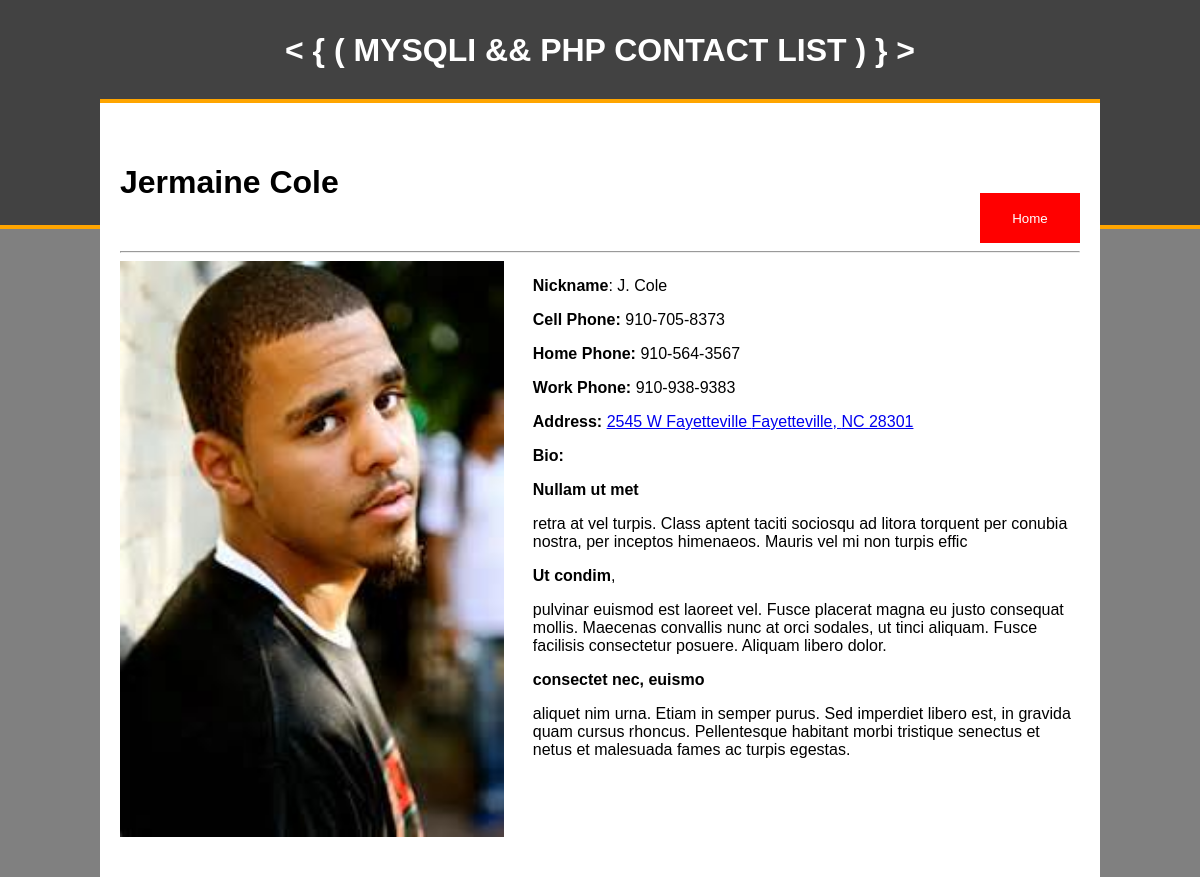
Screenshot of /phonebook_finish/contact.php?id=28 with the database file from the repository.
### tables this page shows
CREATE TABLE IF NOT EXISTS `contacts` (
  `contact_id` int(11) NOT NULL AUTO_INCREMENT,
  `contact_fname` varchar(100) NOT NULL,
  `contact_lname` varchar(100) NOT NULL,
  `contact_nickname` varchar(100) NOT NULL,
  `contact_cphone` varchar(50) NOT NULL,
  `contact_hphone` varchar(50) NOT NULL,
  `contact_wphone` varchar(50) NOT NULL,
  `contact_address` varchar(100) NOT NULL,
  `contact_city` varchar(50) NOT NULL,
  `contact_state` varchar(50) NOT NULL,
  `contact_zipcode` varchar(50) NOT NULL,
  `contact_profile` varchar(255) NOT NULL,
  `contact_notes` longblob NOT NULL,
  `contact_status` enum('0','1') NOT NULL DEFAULT '1',
  PRIMARY KEY (`contact_id`)
);

### phonebook_finish/contact.php (the view, shortened to what this page needs)
<?php
	if (isset($_GET['id'])) {
		$contact_id = $_GET['id'];
		require_once"connection.php";
		$contacts = array();
		$all_contacts = "select * from contacts where contact_id = '$contact_id'";
		$sql_all_contacts = $conn->query($all_contacts);
		while ($row = mysqli_fetch_assoc($sql_all_contacts)) {
			$contacts[] = $row;
		}
		foreach ($contacts as $contact);
	}
 ?>
<!DOCTYPE html>
<html>
<head>
	<?php include"includes/head.inc"; ?>
</head>
<body>
	<div class="wrapper">
		<?php include"includes/header.inc"; ?>
		<div class="content">
				<div class="floatl"><h1><?php echo $contact["contact_fname"] . " " . $contact["contact_lname"]; ?></h1></div>
				<a class="floatr" href="index.php"><input class="cancel_contact_button" type="button" value="Home"></a>
				<hr>
				<div class="contact">
					<?php
						if ($contact["contact_profile"] == "") {?>
							<img src="img/default_profile_pic.jpg" alt="default image"  width="40%" style="float:left;">
						<?php } else{?>
						<img src="profile_images/<?php echo $contact["contact_profile"]?>" alt="" width="40%" style="float:left;">
						<?php } ?>
					<div class="contact_info">
						<p><b>Nickname</b>: <?php echo $contact["contact_nickname"] ?></p>
						<p><b>Cell Phone:</b> <?php echo $contact["contact_cphone"] ?></p>
						<p><b>Home Phone:</b> <?php echo $contact["contact_hphone"] ?></p>
						<p><b>Work Phone:</b> <?php echo $contact["contact_wphone"] ?></p>
						<p><b>Address:</b> <a href="http://maps.google.com/?q=<?php echo $contact["contact_address"] . " " . $contact["contact_city"] . ", " . $contact["contact_state"] . " " . $contact["contact_zipcode"]?>"><?php echo $contact["contact_address"] . " " . $contact["contact_city"] . ", " . $contact["contact_state"] . " " . $contact["contact_zipcode"]?></a></p>
						<p><b>Bio:</b> <?php echo $contact["contact_notes"] ?></p>
					</div>
				</div>
			</div>
		</div>
</body>
</html>

### phonebook_finish/includes/head.inc (shortened to what this page needs)
<link rel="stylesheet" type="text/css" href="css/styles.css">
<link rel="stylesheet" type="text/css" href="css/font-awesome.min.css">
<link rel="stylesheet" type="text/css" href="//cdn.datatables.net/1.10.5/css/jquery.dataTables.css">

### phonebook_finish/includes/header.inc
<div class="header">
	<div class="headerContent"><h1>< { ( MYSQLI && PHP CONTACT LIST ) } ></h1></div>
</div>

### phonebook_finish/css/styles.css (style rules this page uses)
body { font-family:helvetica, arial, sans-serif; padding:0; margin:0; background-color:grey; }
.floatl { float:left; }
.floatr { float:right; }
.header { width:100%; border-bottom:4px solid orange; height: 225px; background-color:#424242; }
.header .headerContent { width:80%; margin:0 auto; line-height:100px; }
.header .headerContent h1 { margin:0; text-align: center; color:#ffffff; font-weight: bold; }
.wrapper { width:100%; }
.content { width:80%; margin:-130px auto 0 auto; background-color:#ffffff; border-top:4px solid orange; padding:40px 20px; }
.contact { width:100%; }
.contact_info { width:57%; float:right; margin-left:3%; }
.cancel_contact_button { width: 100px; height: 50px; background-color:red; color:#ffffff; border:none; margin-top:50px; }

### rows the page displays
contacts: contact_fname "Jermaine", contact_lname "Cole", contact_profile (picture), contact_nickname "J. Cole", contact_cphone "910-705-8373", contact_hphone "910-564-3567", contact_wphone "910-938-9383", contact_address "2545 W Fayetteville", contact_city "Fayetteville", contact_state "NC", contact_zipcode "28301", contact_notes "Nullam ut met retra at vel turpis. Class aptent taciti sociosqu ad litora torquent per conubia nostra, per inceptos himenaeos. Mauris vel mi non turpis effic Ut condim , pulvinar euismod est laoreet vel. Fusce placerat magna eu justo consequat mollis. Maecenas convallis nunc at orci sodales, ut tinci aliquam. Fusce facilisis consectetur posuere. Aliquam libero dolor. consectet nec, euismo aliquet nim urna. Etiam in semper purus. Sed imperdiet libero est, in gravida quam cursus rhoncus. Pellentesque habitant morbi tristique senectus et netus et malesuada fames ac turpis egestas."
